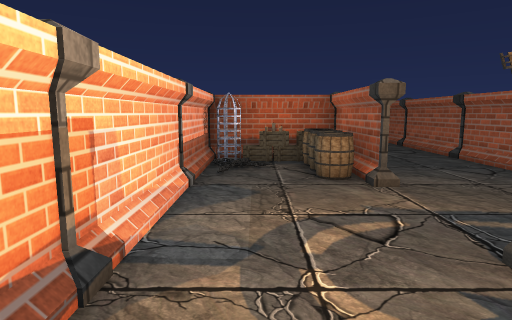
View 1 (above)

24 first-person views from a walk through a scene from a Unity 3-D project. The camera is 1.4 m above the floor, tilts 8° down and sees 75° across. The floor is counted in squares, 1 m on a side. Each view is taken from the middle of a square. On the plan, view 1 faces up. The plan holds only what a view shows up to about 15 squares ahead; the rest is blank. The place goes on beyond the plan. The player character is not drawn. Some animated figures are not drawn. Some surface patterns are stand-ins.

View 2
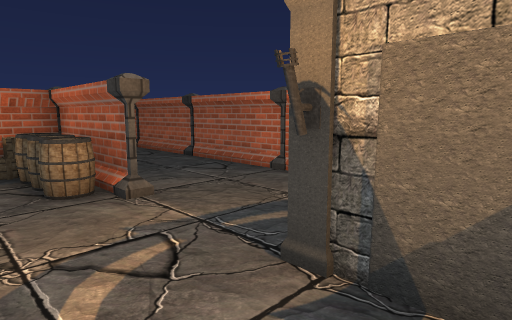

View 3
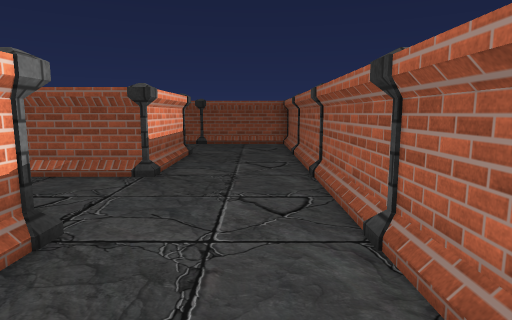

View 4
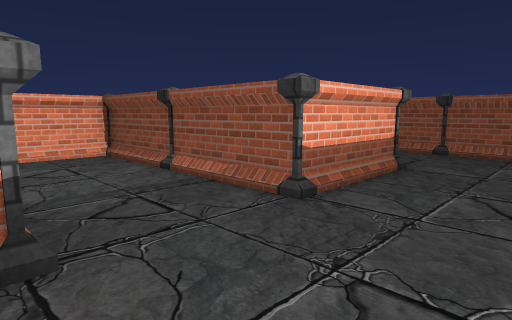

View 5
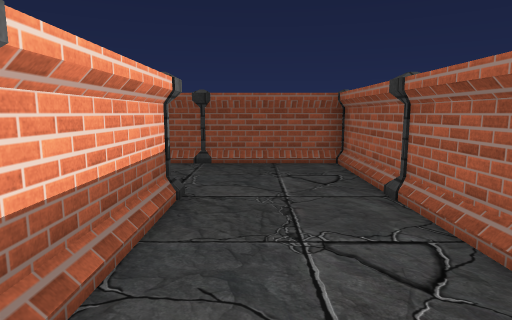

View 6
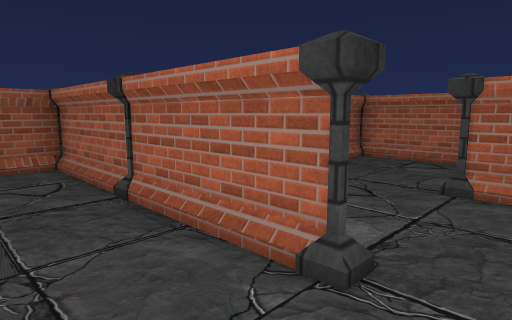

View 7
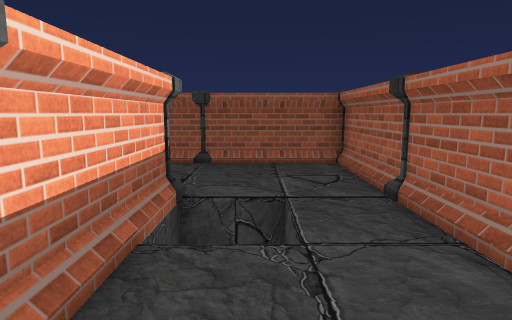

View 8
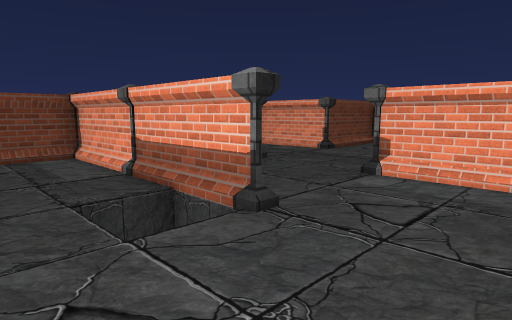

View 9
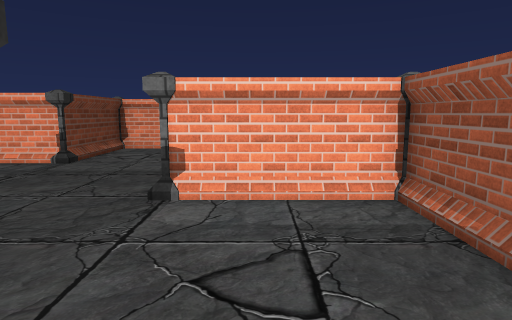

View 10
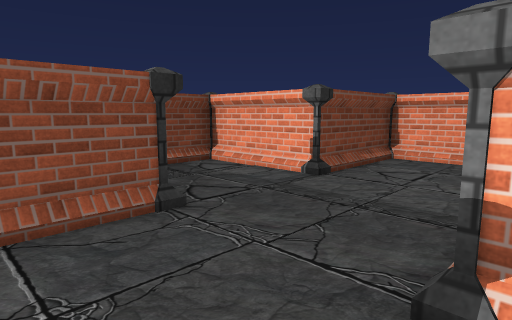

View 11
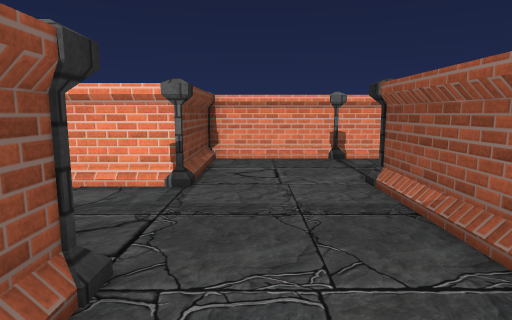

View 12
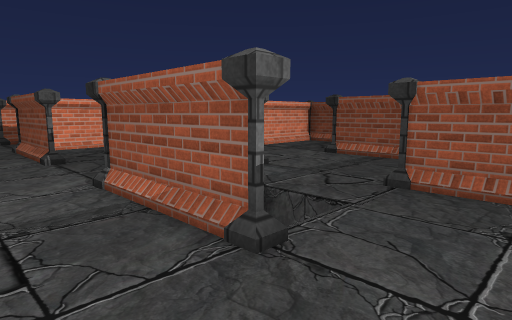

View 13
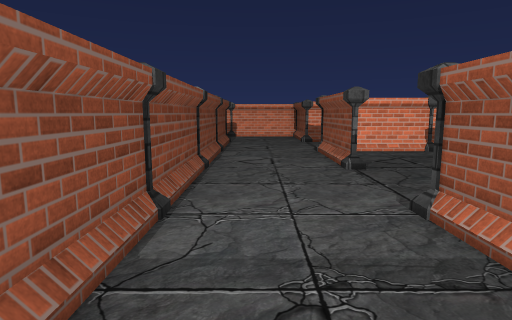

View 14
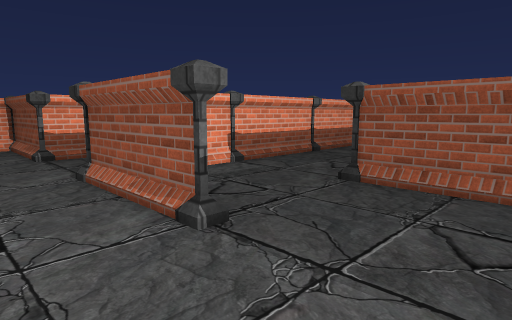

View 15
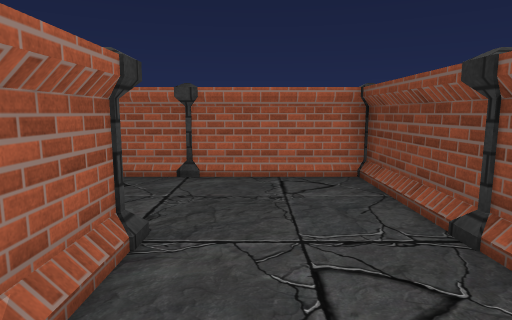

View 16
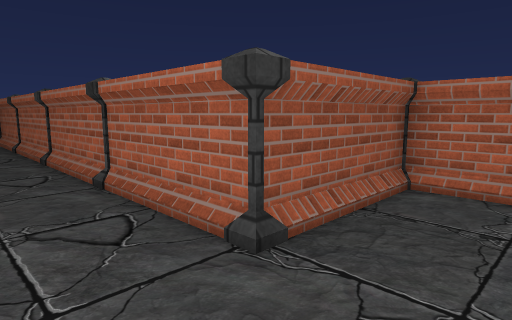

View 17
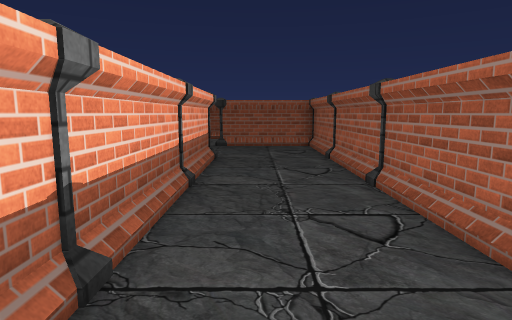

View 18
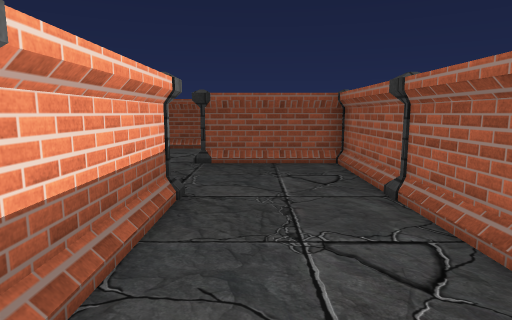

View 19
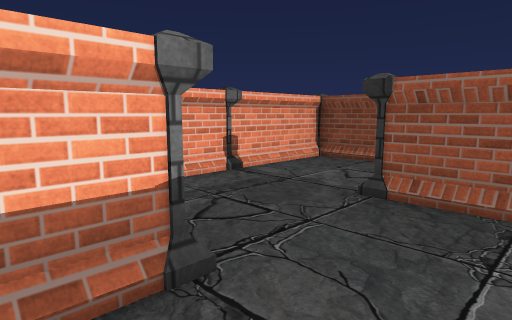

View 20
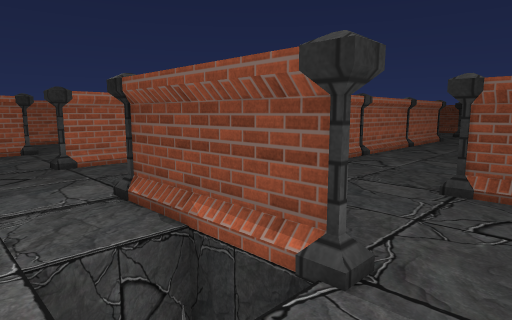

View 21
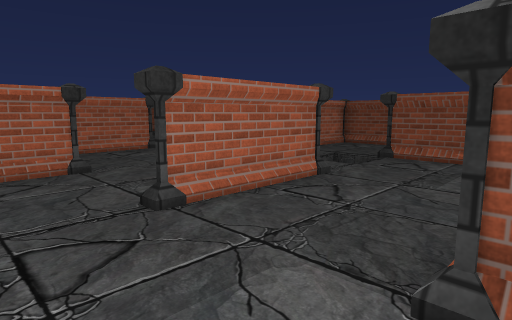

View 22
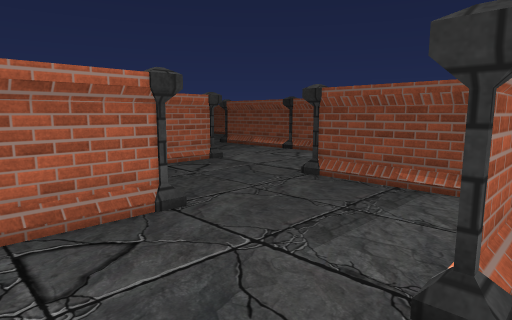

View 23
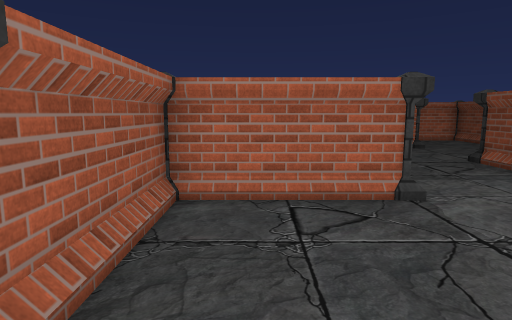

View 24
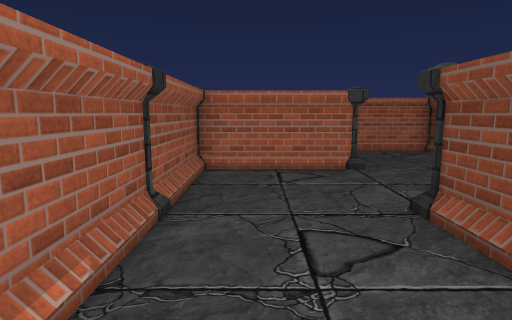

### Floor plan
Points are (right, up) in squares from view 1. A wall is a line through its corners. A room is listed if a view was taken in it or the views show most of it. See-through windows are left out.
Room 1 (views 1, 2, 3, 4, 5, 6, 7, 8, 9, 10, 11, 12, 13, 14, 15, 16, 17, 18, 19, 20, 21, 22, 23, 24)
walls: (-7.8, 18.5) (-9.5, 18.5); (-8.5, 18.5) (-7.5, 18.5); (-5.5, 17.6) (-5.5, 14.5) (-5.5, 16.1); (-9.5, 14.5) (-13.5, 14.5); (-5.5, 21.6) (-5.5, 18.5); (-4.5, 14.5) (-3.5, 14.5); (-10.1, 22.5) (-13.5, 22.5); (-13.5, 17.6) (-13.5, 14.5); (-13.5, 18.5) (-17.5, 18.5) (-13.6, 18.5); (-13.5, 16.8) (-13.5, 17.5); (-12.5, 14.5) (-11.9, 14.5); (-11.7, 22.5) (-11, 22.5); (-9.5, 24) (-9.5, 24.5); (-1.5, 18.5) (-1.5, 21.5); (-9.5, 25.5) (-9.5, 22.5); (-1.5, 22.4) (-1.5, 25.5); (-6.6, 26.5) (-1.5, 26.5) (-9.5, 26.5); (-17.5, 21.5) (-17.5, 18.5) (-17.5, 21.6); (-17.6, 14.5) (-21.5, 14.5); (-17.5, 22.4) (-17.5, 25.6); (2.5, 17.5) (2.5, 14.5) (-5.5, 14.5); (-1.5, 9.5) (-1.5, 6.4); (-17.5, 24) (-17.5, 22.5); (-15.6, 26.5) (-13.5, 26.5); (-17.5, 26.4) (-17.5, 29.5); (-5.5, 30.5) (-5.5, 33.6); (2.5, 10.5) (-1.5, 10.5); (-12.6, 30.5) (-9.5, 30.5); (2.4, 26.5) (2.4, 29.5); (-21.5, 17.5) (-21.5, 15.5); (-13.5, 30.5) (-13.5, 33.6); (-21.5, 21.5) (-21.5, 18.4); (-1.5, 5.5) (-1.5, 2.4); (6.5, 19.4) (6.5, 21.5); (6.5, 15.4) (6.5, 17.5); (6.5, 22.5) (0.9, 22.5); (2.4, 6.6) (2.4, 7.8); (6.5, 23.5) (6.5, 25.2); (-17.5, 30.4) (-17.5, 33.5); (6.5, 11.4) (6.5, 13.5); (2.5, 30.5) (-4.2, 30.5); (-9.5, 34.5) (-9.5, 36.5); (-5.5, 34.5) (-9.2, 34.5); (-23.9, 10.5) (-5.5, 10.5) (-5.5, 13.5) (-5.5, 11.9); (-25.5, 15.8) (-25.5, 14.5); (6.5, 7.4) (6.5, 9.5); (-22.2, 30.5) (-21.5, 30.5) (-21.5, 22.4); (-17.5, 34.5) (-20.5, 34.5) (-17.5, 34.5); (2.4, 1.3) (2.4, 2.5); (-25.5, 37.5) (-25.5, 34.6)
low walls: (0.5, 9.6) (-0.4, 9.6)
objects: pillar (-25, 14); pillar (-25, 34); pillar (-22, 34) to (-21, 35); pillar (-21, 14); pillar (-21, 18); pillar (-21, 22); pillar (-21, 26); pillar (-21, 30) to (-21, 31); pillar (-17, 14) to (-17, 15); pillar (-17, 18); pillar (-17, 22); pillar (-17, 26); pillar (-17, 30); pillar (-17, 34) to (-17, 35); pillar (-14, 22) to (-13, 23); pillar (-14, 34) to (-13, 35); pillar (-13, 10); pillar (-13, 14); pillar (-13, 18) to (-13, 19); pillar (-13, 26) to (-13, 27); pillar (-13, 30); pillar (-10, 18) to (-9, 19); pillar (-9, 10); pillar (-9, 14) to (-9, 15); pillar (-9, 22); pillar (-9, 26); pillar (-9, 30) to (-9, 31); pillar (-9, 34); pillar (-6, 22) to (-5, 23); pillar (-5, 10); pillar (-5, 14); pillar (-5, 18); pillar (-5, 26); pillar (-5, 30); pillar (-5, 34) to (-5, 35); other object (-2, 10) to (-1, 11); pillar (-1, 2); pillar (-1, 6); pillar (-1, 14); pillar (-1, 18); pillar (-1, 22); pillar (-1, 26) to (-1, 27); pillar (-1, 30); barrel (1, 7) to (2, 7); barrel (1, 8) to (2, 8); barrel (1, 9) to (2, 9); pillar (2, 3) to (3, 3); pillar (2, 18) to (3, 19); pillar (3, 6); pillar (3, 10) to (3, 11); pillar (3, 14); pillar (3, 22); pillar (3, 26); pillar (3, 30) to (3, 31); pillar (7, 6) to (7, 7); pillar (7, 10) to (7, 11); pillar (7, 14) to (7, 15); pillar (7, 18) to (7, 19); pillar (7, 22) to (7, 23)

Where each view was taken, in squares from view 1:
view 1: 0 up, 0 right, facing up
view 2: 1 up, 0 right, facing up-right
view 3: 7 up, 5 right, facing up
view 4: 10 up, 6 right, facing up-left
view 5: 13 up, 4 right, facing up
view 6: 17 up, 4 left, facing up-right
view 7: 17 up, 4 left, facing up
view 8: 26 up, 2 left, facing down-left
view 9: 24 up, 4 left, facing left
view 10: 23 up, 7 left, facing down-left
view 11: 20 up, 7 left, facing left
view 12: 12 up, 7 left, facing up-left
view 13: 12 up, 9 left, facing left
view 14: 12 up, 14 left, facing up-left
view 15: 13 up, 13 left, facing right
view 16: 16 up, 20 left, facing up-right
view 17: 20 up, 20 left, facing up
view 18: 25 up, 20 left, facing up
view 19: 29 up, 19 left, facing up-left
view 20: 37 up, 23 left, facing down-right
view 21: 37 up, 18 left, facing down-right
view 22: 37 up, 14 left, facing down-right
view 23: 33 up, 11 left, facing right
view 24: 29 up, 6 left, facing right
